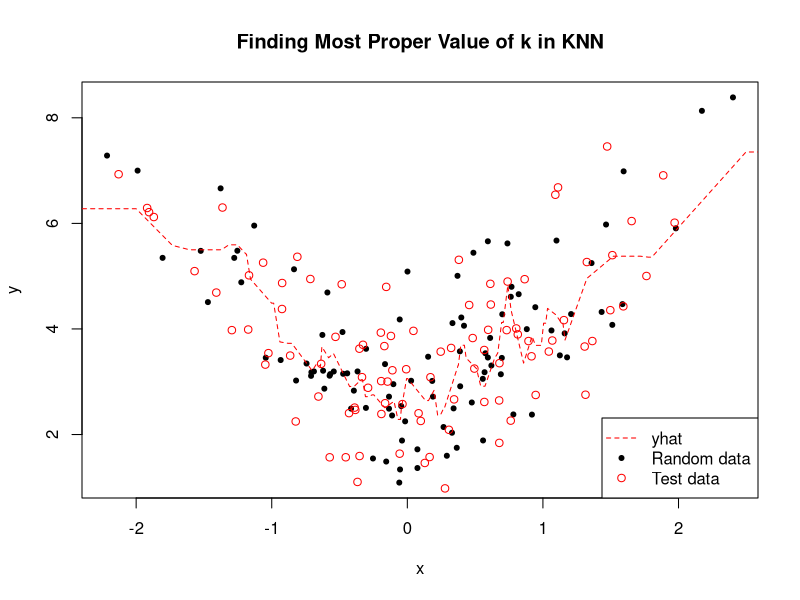
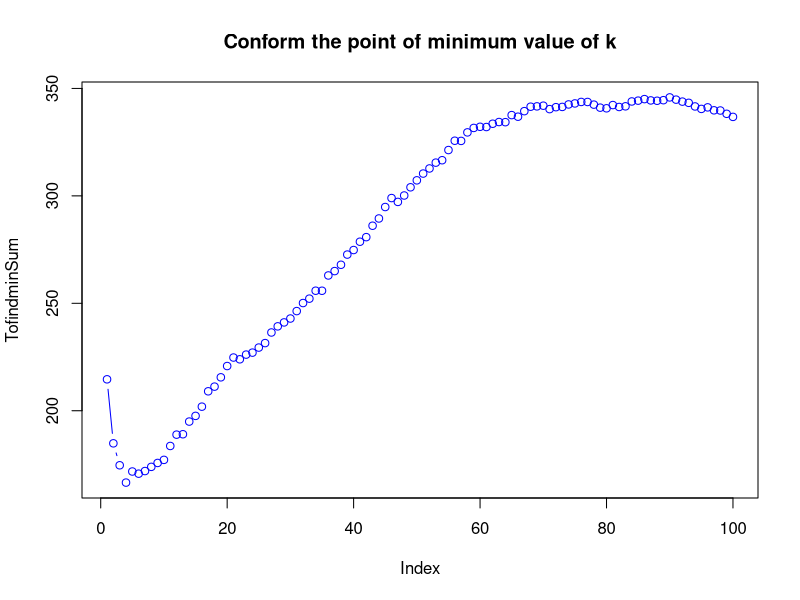

These charts were generated, in order, by the following R code:
# 1) 데이터생성
# 2) K-NN적합(yhat)
# 3) 또 데이터 생성(y)
# 4) 시그마{(y-yhat)^2} 구하기
# 5) K 선택하기
# eval.point만 잘 잡으면 yhat을 중간에 따로 구해놓을 필요없이 쉽게 끝난다?
# 적절한 K를 찾는것이 목표

library(FNN)
set.seed(1)

eval.n = 100
x <- sort(rnorm(eval.n))
y <- 3+x^2 + rnorm(eval.n)
plot(x, y, pch = 20, main="Finding Most Proper Value of k in KNN")


eval.point = sort(rnorm(eval.n))
yhat = rep(0,eval.n)

p_k <-c() #적절한 K
delta_y <- c() #편차의 제곱을 저장할 벡터
TofindminSum <- c() #가장 작은 편차의 합을 찾기위한 벡터 생성

x_test <- sort(rnorm(eval.n))
y_test <- 3+x_test^2 + rnorm(eval.n) #다시 생성한 y데이터


for(i in 1:eval.n) #적절한 k를 찾기위해 1부터 100까지 반복한다
{
  idx <- knnx.index(x, eval.point , k = i)
  for (j in 1:eval.n)
  {
    yhat[j]<-mean(y[idx[j,]]) #yhat은 y data로 구하고
    delta_y[j] <- (y_test[j]-yhat[j])^2 # (y-yhat)^2(편차의 제곱)은 y_test로 구한 값을 저장
  }
  TofindminSum[i] <- sum(delta_y)
}
p_k <- which.min(TofindminSum)

#100까지 반복실행한 결과 적절한 k값을 구할 수 있었으나
# k값이 커져서 평균이 균일해지므로 우리가 구한 적절한 k로 다시 한번 yhat과 편차의 제곱을 구해준다.
idx <- knnx.index(x, eval.point , k = p_k)
for (j in 1:eval.n)
{
  yhat[j]<-mean(y[idx[j,]])
  delta_y[j] <- (y_test[j]-yhat[j])^2
}


points(x_test, y_test , col = "red", pch=1)
lines(eval.point, yhat, type= 'l', lty = 2, col = 'red')

legend('bottomright',c('yhat', 'Random data','Test data'), lty=c(2,NA,NA),pch=c(NA,20,1),col=c("red", "black", "red"))

plot(TofindminSum, type='b', col='blue', main = 'Conform the point of minimum value of k') #가장 값이 작은 지점의 index를 확인할 수 있다.
